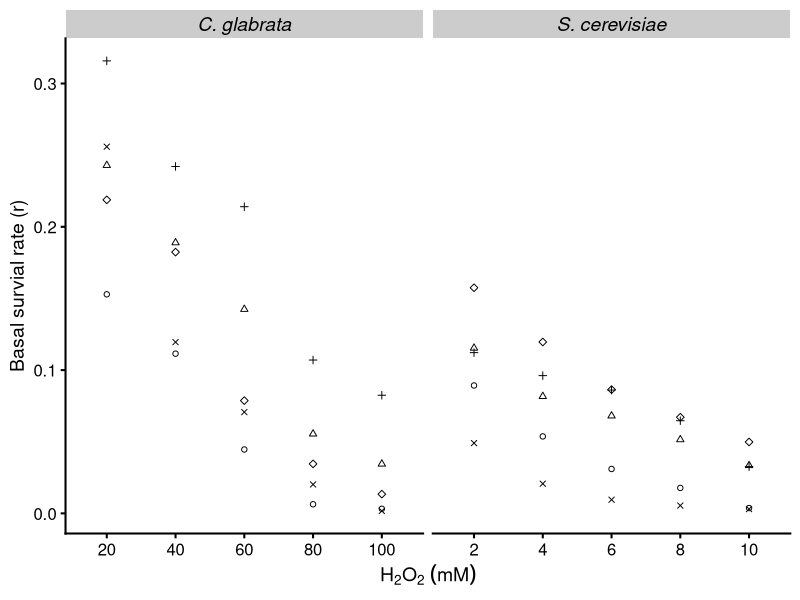
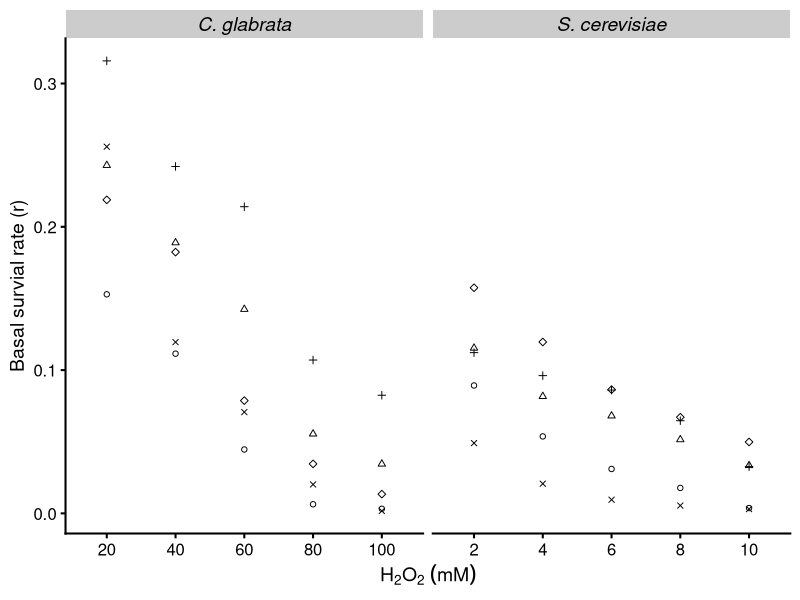

Generate these figures, in order, with R: (Note: this script raises an error after producing the figures.)
## ---- chunk 1
require(tidyverse)
require(cowplot)
## ---- chunk 2
tmp <- read_tsv("../input/20220726-ASR-CFU-raw.tsv", col_types = cols(), comment = "#")
raw <- read_csv("../input/20221224-ASR-CFU-raw.csv", col_types = cols(), comment = "#") %>% 
  mutate(Date = gsub("d(\\d\\d)(\\d\\d)(\\d\\d)", "\\1/\\2/\\3", Date)) %>% 
  select(-`MO/MM`, -`PO/PM`) %>% 
  bind_rows(add_column(tmp, Experimenter = "JL"))

# data sanity check, quick view
sapply(select(raw, Species, Strain, Genotype), unique)
## ---- chunk 3
use.s1 <- paste0(c("03/21", "03/22", "03/24", "03/28", "04/01"), "/22")
dat.Basal <- raw %>% select(-Experimenter, -Len_1, -Len_2, -Genotype) %>% 
  mutate(scaled = Count * Dilutions * 1e-3) %>% 
  filter(Date %in% use.s1) %>% 
  group_by(Date, Strain) %>% 
  mutate(r = num(scaled / scaled[Group == "M"], digits = 3))
dat.Basal
## ---- chunk 4
# expand the species names
species.label <- c(
  "Sc" = "S. cerevisiae",
  "Cg" = "C. glabrata"
)

p <- dat.Basal %>% 
  mutate(H2O2 = gsub(" mM", "", H2O2),
         H2O2 = fct_reorder(H2O2, as.numeric(H2O2))) %>% 
  filter(H2O2 != "0") %>% 
  ggplot(aes(x = H2O2, y = r)) +
  geom_point(aes(shape = Date)) + 
  #geom_line(aes(group = Date, color = Date), alpha = 0.8) +
  scale_color_brewer(palette = "Dark2") +
  scale_shape_manual(values = 1:5, guide = "none") +
  stat_summary(fun.data = "mean_cl_boot", geom = "pointrange", color = "red2", size = 1, 
               position = position_nudge(x = 0.3)) +
  facet_wrap(~Species, scales = "free_x", labeller = as_labeller(species.label)) +
  xlab(bquote(H[2]*O[2]~(mM))) + ylab("Basal survial rate (r)") +
  theme_cowplot(line_size = 0.7) +
  theme(strip.text = element_text(size = rel(1), face = 3))
p
ggsave("../output/20230101-basal-survival-across-h2o2-range-sc-cg.png", width = 5, height = 3)
## ---- chunk 5
tmp <- dat.Basal %>% 
  filter(H2O2 %in% c("100 mM", "10 mM"))
tmp %>% group_by(Species) %>% summarize(mean = mean(r))

wilcox.test(r ~ Species, data = tmp, paired = TRUE)
## ---- chunk 6
use.s2 <- paste0(c("07/16", "07/17", "07/18", "07/29", "08/01", "08/02", "08/04", "08/11"), "/22")
dat.S2 <-  raw %>%
  separate(Group, into = c("Primary", "Secondary"), sep = 1) %>% 
  mutate(
    # arbitrarily decide any CFU counts < 3 are not included due to high CV
    Count = ifelse(Count < 3, NA, Count),
    scaled = Count * Dilutions * 1e-3
  ) %>% 
  filter(Date %in% use.s2) %>% 
  group_by(Date, Strain, Primary) %>% 
  # calculate r and r'
  mutate(r = num(scaled / scaled[Secondary == "M"], digits = 3)) %>% 
  # remove the secondary mock as the information are all used
  filter(Secondary != "M") %>%
  pivot_wider(id_cols = c(Date, Strain, Species, H2O2), 
              names_from = Primary, values_from = r, names_prefix = "r") %>% 
  mutate(ASR_score = rP / rM)
  
dat.S2
## ---- chunk 7
p <- dat.S2 %>% 
  filter(!is.na(ASR_score)) %>% 
  mutate(H2O2 = gsub(" ?mM", "", H2O2),
         H2O2 = fct_reorder(H2O2, as.numeric(H2O2))) %>% 
  filter(H2O2 != "0") %>% 
  ggplot(aes(x = H2O2, y = ASR_score)) +
  geom_point(position = position_jitter(width = 0.1), alpha = 0.8) + 
  stat_summary(fun.data = "mean_cl_boot", geom = "crossbar", color = "red", width = 0.5) +
  #scale_y_log10() +
  facet_wrap(~Species, scales = "free_x", labeller = as_labeller(species.label)) +
  xlab(bquote(H[2]*O[2]~(mM))) + ylab("ASR score (r'/r)") +
  theme_cowplot(line_size = 0.7) +
  theme(strip.text = element_text(size = rel(1), face = 3))
p
ggsave("../output/20230102-ASR-score-across-h2o2-range-sc-cg.png", width = 5, height = 3)
## ---- chunk 8
use.s3 <- paste0(c("06/06", "06/04", "06/01", "05/30"), "/20")
tmp <-  raw %>%
  filter(Date %in% use.s3) %>% 
  mutate(
    # arbitrarily decide any CFU counts < 3 are not included due to high CV
    # not in use here. instead, label them in the plot (see below)
    # count = ifelse(Count < 3, NA, Count),
    scaled = Count * Dilutions * 1e-2
  ) %>% 
  # remove uninformative columns. only one H2O2 conc used for each species
  select(-Strain, -Genotype, -H2O2, -Len_2, -Experimenter)
## ---- chunk 9
dat.S3 <- tmp %>% 
  group_by(Date, Species, Len_1, Group) %>%
  mutate(Repl = row_number()) %>% 
  pivot_wider(id_cols = c(Date, Species, Len_1, Repl),
              names_from = Group, values_from = scaled, names_sep = "") %>% 
  mutate(
    r = MO/MM, 
    rp = PO/PM, 
    ASR_score = rp/r,
    low_count = MO < 1 # mark experiments with < 3 counts
  )
dat.S3
## ---- chunk 10
p <- dat.S3 %>% 
  #filter(!is.na(ASR_score)) %>% 
  mutate(len_1 = factor(gsub(" ?min", "", Len_1), levels = c("45", "90", "135"))) %>% 
  ggplot(aes(x = len_1, y = ASR_score)) +
  geom_point(aes(fill = Species), shape = 21,
             position = position_jitterdodge(
               jitter.width = 0.1, dodge.width = 0.5
              ), size = 2) + 
  stat_summary(aes(group = Species), position = position_dodge(0.5),
               fun.data = "mean_se", geom = "pointrange", color = "red") +
  #scale_y_log10() +
  #scale_shape_manual(values = c(21,22), labels = species.label) +
  scale_fill_manual(values = c("gray30", "white"), labels = species.label) +
  #facet_wrap(~Species, scales = "free_x", labeller = as_labeller(species.label)) +
  xlab("Length of primary stress (min)") + ylab("ASR score (r'/r)") +
  theme_cowplot(line_size = 0.7) +
  theme(legend.text = element_text(size = rel(1), face = 3),
        legend.position = c(0.1, 0.85))
p
ggsave("../output/20230103-ASR-score-across-noPi-length-sc-cg.png", width = 4, height = 3)
## ---- chunk 11
p <- dat.S3 %>% 
  #filter(!is.na(ASR_score)) %>% 
  mutate(len_1 = factor(Len_1, levels = c("45 min", "90 min", "135 min"))) %>% 
  ggplot(aes(x = Species, y = ASR_score)) +
  geom_point(#aes(fill = low_count),
    position = position_jitter(0.1), size = 1.5, shape = 21) + 
  stat_summary(
               fun.data = "mean_se", geom = "pointrange", color = "red") +
  #scale_y_log10() +
  scale_shape_manual(values = c(21,22), labels = species.label) +
  #scale_fill_manual(values = c("white", "gray40"), guide = "none") +
  #facet_wrap(~Species, scales = "free_x", labeller = as_labeller(species.label)) +
  facet_wrap(~ len_1, scales = "free") +
  xlab("Length of primary stress (min)") + ylab("ASR score (r'/r)") +
  theme_cowplot(line_size = 0.7)
p
ggsave("../output/20230103-ASR-score-across-noPi-length-sep-panel.png", width = 6, height = 3)
